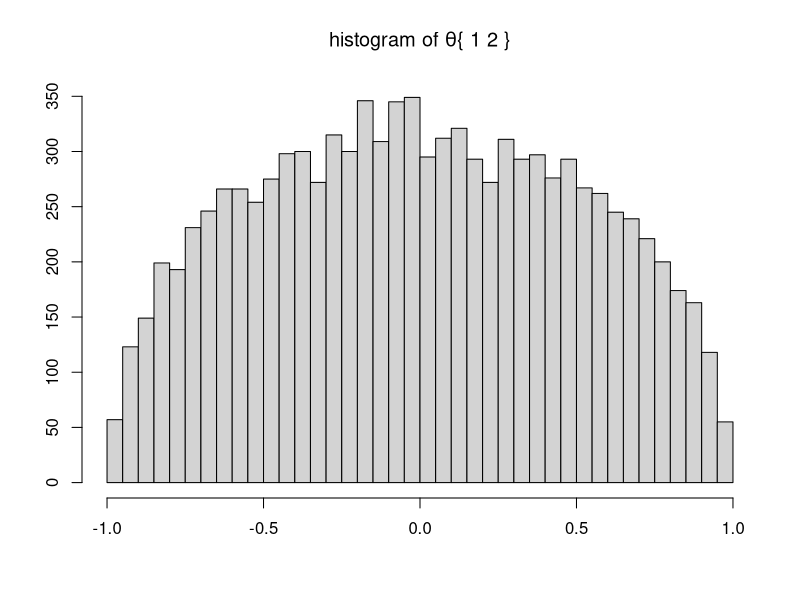
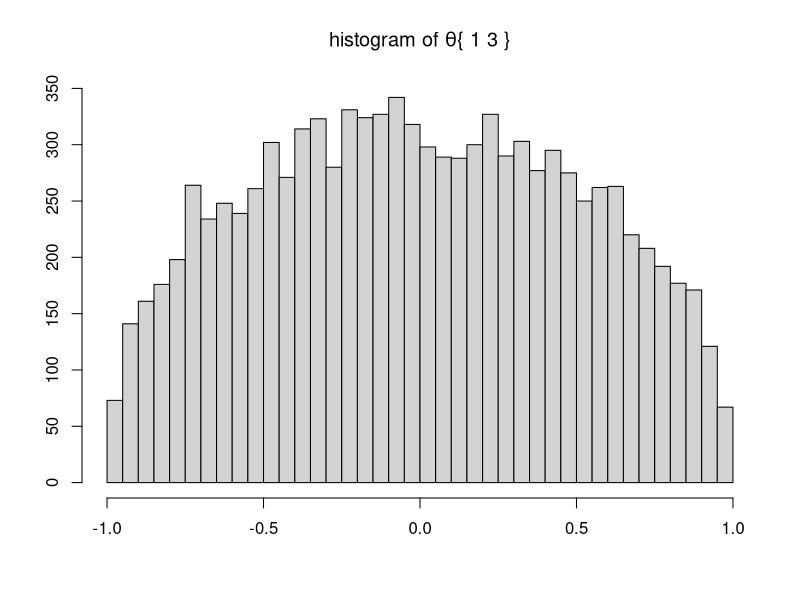
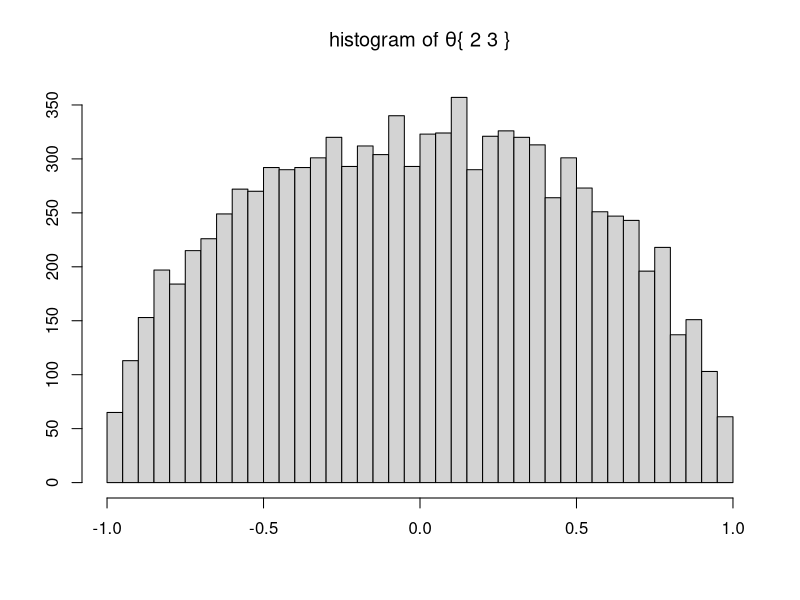
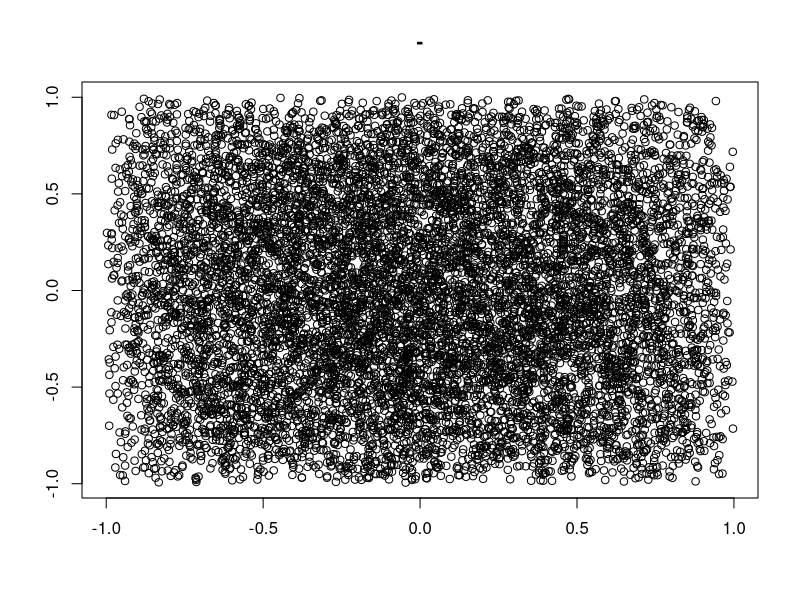
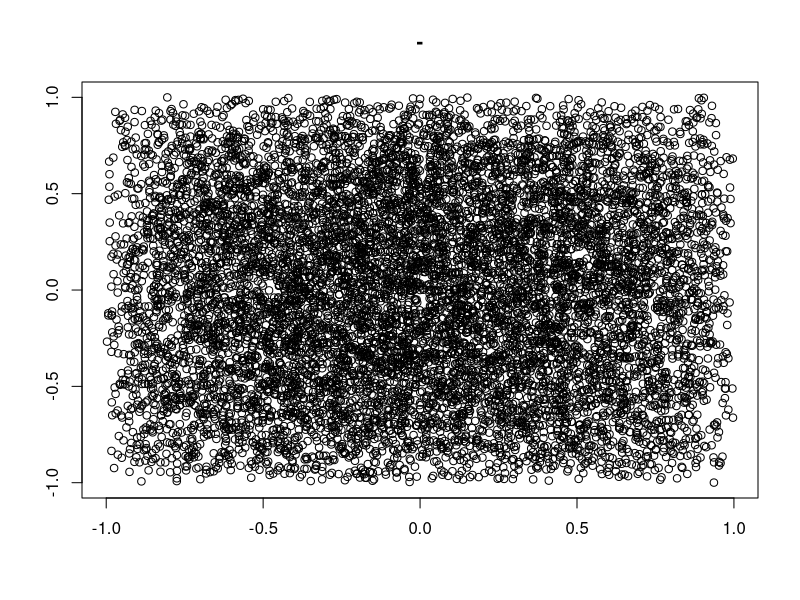
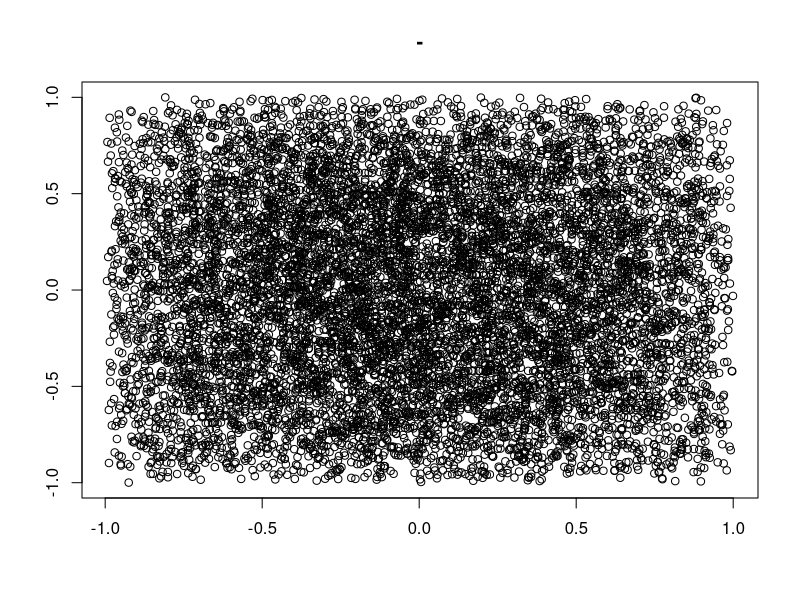

Generate these figures, in order, with R:
#' This script shows how a jointly uniform prior on the correlations implies that the marginal distribution of 
#' each correlation is peaked around zero, as described in A. Meucci,"Risk and Asset Allocation",Springer, 2005, 
#'  Chapter 7.
#'
#' @references
#' A. Meucci - "Exercises in Advanced Risk and Portfolio Management" \url{http://symmys.com/node/170},
#' "E 281 - Bayesian: prior on correlation".
#'
#' See Meucci's script for "S_CorrelationPriorUniform.m"
#
#' @author Xavier Valls \email{xaviervallspla@@gmail.com}

################################################################################
### Inputs
N = 3 # dimensionality of the problem
K = N * (N - 1) / 2
J = 10000 # number of simulations

################################################################################
### Compute correlations in all scenarios
CorrsAsTensor = array(0, dim = c(J,N,N))
Eigs = NULL
j    = 1

while (j < J) {
    C    = 2 * matrix(runif(K), 1, K) - 1
    Corr = diag(1, N)
    k    = 0
    for (n in 1 : (N - 1)) {
        for (m in (n + 1) : N) {
            k = k + 1
            Corr[n, m] = C[k]
            Corr[m, n] = Corr[n, m]
        }
    }
    E = eigen(Corr)$values
    if (min(E) > 0) {
        CorrsAsTensor[j, , ] = Corr
        j = j + 1
    }
    Eigs = rbind(Eigs, t(E))
}

################################################################################
### Reassemble results in an entry-wise structure that runs on the upper
### triangular portion of the correlation
CorrsAsEntries = NULL
for (n in 1 : (N-1)) {
    for (m in (n + 1) : N) {
        el = list(Values = CorrsAsTensor[, n, m], Names =  paste("{", n, m,"}"))
        #  CorrsAsEntries[k]$Names  = ["\theta_{") num2str(n) num2str(m) "}"]
        CorrsAsEntries = rbind(CorrsAsEntries, el)
    }
}
################################################################################
### Plots
# univariate marginals
K     = nrow(CorrsAsEntries)
Nbins = round(5 * log(J))
for(k in 1 : K) {
    dev.new()
    hist(CorrsAsEntries[k, ]$Values, Nbins, xlab = "", ylab = "",
         main = bquote(paste("histogram of ", theta, 
                .(CorrsAsEntries[k, ]$Names))))
}

# bivariate marginals
for (k in 1 : (K-1)) {
    for (j in (k + 1) : K) {
        dev.new()
        plot(CorrsAsEntries[k, ]$Values,CorrsAsEntries[j, ]$Values,
             xlab = "", ylab = "", main = paste(CorrsAsEntries[k]$Names, ' - ',
             CorrsAsEntries[j]$Names))
    }
}
